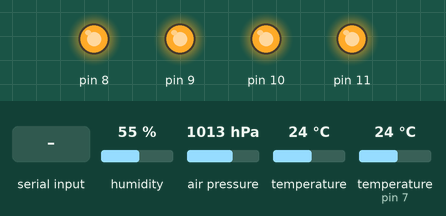
Simulated run of this sketch. Board: Arduino Uno, built with avr-gcc and run on an emulated ATmega328P. On the bench: output pins drawn as LEDs (lit = HIGH). The test bench sets the inputs (shaded band); at power-on: humidity 55 %, air pressure 1013 hPa, temperature 24 °C, temperature (sensor on pin 7) 24 °C. What the sketch prints to the serial monitor is not drawn.

Above: at 1.2 s.
1.3 s: "1" received over Serial
At 3.3 s:
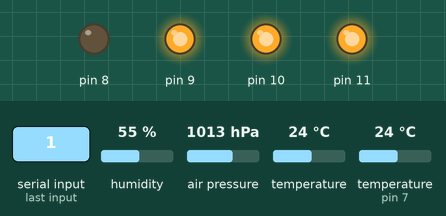
3.7 s: "2" received over Serial
At 5.6 s:
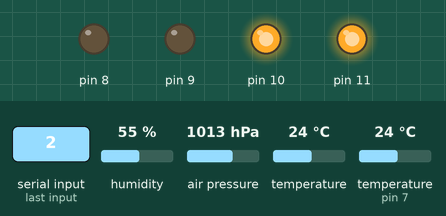
5.9 s: "3" received over Serial
At 7.1 s:
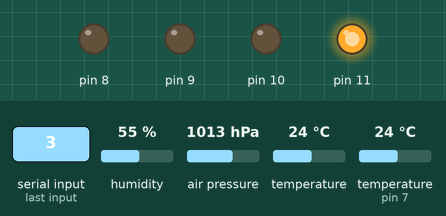
8.0 s: "4" received over Serial
At 9.6 s:
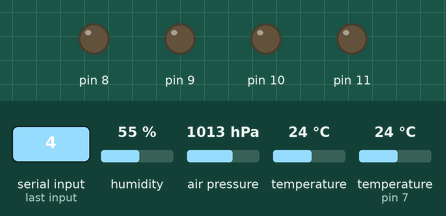
10.2 s: "1" received over Serial
At 12.0 s:
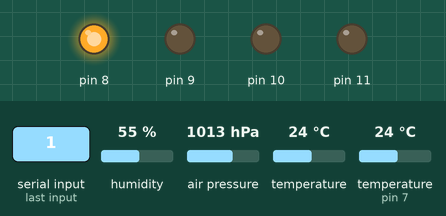
12.4 s: "2" received over Serial
At 14.5 s:
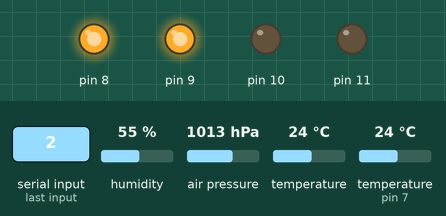
Timing chart, 0 to 15.6 s (numbered marks = the images above; inputs shaded):
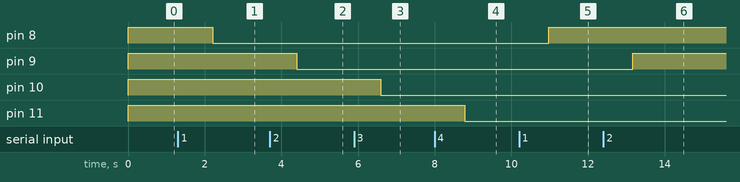

Measured:
- after the input at 1.3 s, pin 8: HIGH → LOW after 0.91 s
- after the input at 3.7 s, pin 9: HIGH → LOW after 0.70 s
- after the input at 5.9 s, pin 10: HIGH → LOW after 0.69 s
- after the input at 8.0 s, pin 11: HIGH → LOW after 0.78 s
- after the input at 10.2 s, pin 8: LOW → HIGH after 0.77 s
- after the input at 12.4 s, pin 9: LOW → HIGH after 0.76 s

The sketch:

sketch_jun27a.ino
```cpp
#include <dht11.h>
#include <SFE_BMP180.h>
#include <Wire.h>

dht11 DHT11;
#define DHT11PIN 7 //bmp180已经占用2号端口
SFE_BMP180 pressure;// 创建一个气压计对象

void setup()
{
  Serial.begin(9600);
  pressure.begin();
  pinMode(8,OUTPUT);
  pinMode(9,OUTPUT);
  pinMode(10,OUTPUT);
  pinMode(11,OUTPUT);
  digitalWrite(8, HIGH);
  digitalWrite(9, HIGH);
  digitalWrite(10, HIGH);
  digitalWrite(11, HIGH);
}

void loop()
{
  //Serial.print("DHT11 LIBRARY VERSION: ");
  //Serial.println(DHT11LIB_VERSION);

  int chk = DHT11.read(DHT11PIN);
  double p,t;
  int myval;

  //串口控制继电器,输入 1 2 3 4 分别控制
  myval = Serial.read();
  if(myval=='1')
    {
      if(digitalRead(8)==HIGH)
       digitalWrite(8, LOW);
      else
       digitalWrite(8, HIGH);
    }
   if(myval=='2')
    {
      if(digitalRead(9)==HIGH)
       digitalWrite(9, LOW);
      else
       digitalWrite(9, HIGH);
    }
   if(myval=='3')
    {
      if(digitalRead(10)==HIGH)
       digitalWrite(10, LOW);
      else
       digitalWrite(10, HIGH);
    }
   if(myval=='4')
    {
      if(digitalRead(11)==HIGH)
       digitalWrite(11, LOW);
      else
       digitalWrite(11, HIGH);
    }


  Serial.print("\nRead sensor: ");
  switch (chk)
  {
    case DHTLIB_OK:
                Serial.println("OK");
                break;
    case DHTLIB_ERROR_CHECKSUM:
                Serial.println("Checksum error");
                break;
    case DHTLIB_ERROR_TIMEOUT:
                Serial.println("Time out error");
                break;
    default:
                Serial.println("Unknown error");
                break;
  }

  Serial.print("Humidity (%): ");
  Serial.println((float)DHT11.humidity, 2);

  Serial.print("Temperature (oC): ");
  Serial.println((float)DHT11.temperature, 2);

  Serial.print("Temperature (oF): ");
  Serial.println(Fahrenheit(DHT11.temperature), 2);

  Serial.print("Temperature (K): ");
  Serial.println(Kelvin(DHT11.temperature), 2);

  Serial.print("Dew Point (oC): ");
  Serial.println(dewPoint(DHT11.temperature, DHT11.humidity));

  Serial.print("Dew PointFast (oC): ");
  Serial.println(dewPointFast(DHT11.temperature, DHT11.humidity));

  //bmp180
  p = getP();// 获得一个气压值
  Serial.print("Atmospheric pressure: ");
  if (p >= 0.0) Serial.print(" "); // 调整正数显示格式
  Serial.print(p,1);
  Serial.print(" hPa ");

  t = getT();// 获得一个温度值
  Serial.print("temperature: ");
  Serial.print(t,1);
  Serial.println(" degrees");

  delay(2000);
}

double Fahrenheit(double celsius)
{
        return 1.8 * celsius + 32;
}    //摄氏温度度转化为华氏温度

double Kelvin(double celsius)
{
        return celsius + 273.15;
}     //摄氏温度转化为开氏温度

// 露点（点在此温度时，空气饱和并产生露珠）
// 参考: [url=http://wahiduddin.net/calc/density_algorithms.htm]http://wahiduddin.net/calc/density_algorithms.htm[/url]
double dewPoint(double celsius, double humidity)
{
        double A0= 373.15/(273.15 + celsius);
        double SUM = -7.90298 * (A0-1);
        SUM += 5.02808 * log10(A0);
        SUM += -1.3816e-7 * (pow(10, (11.344*(1-1/A0)))-1) ;
        SUM += 8.1328e-3 * (pow(10,(-3.49149*(A0-1)))-1) ;
        SUM += log10(1013.246);
        double VP = pow(10, SUM-3) * humidity;
        double T = log(VP/0.61078);   // temp var
        return (241.88 * T) / (17.558-T);
}

// 快速计算露点，速度是5倍dewPoint()
// 参考: [url=http://en.wikipedia.org/wiki/Dew_point]http://en.wikipedia.org/wiki/Dew_point[/url]
double dewPointFast(double celsius, double humidity)
{
        double a = 17.271;
        double b = 237.7;
        double temp = (a * celsius) / (b + celsius) + log(humidity/100);
        double Td = (b * temp) / (a - temp);
        return Td;
}

double getP()
{
  char status;
  double T,P,p0,a;
  // You must first get a temperature measurement to perform a pressure reading.
  // Start a temperature measurement:
  // If request is successful, the number of ms to wait is returned.
  // If request is unsuccessful, 0 is returned.
  status = pressure.startTemperature();
  if (status != 0)
  {
    // Wait for the measurement to complete:
    delay(status);
    // Retrieve the completed temperature measurement:
    // Note that the measurement is stored in the variable T.
    // Use '&T' to provide the address of T to the function.
    // Function returns 1 if successful, 0 if failure.

    status = pressure.getTemperature(T);
    if (status != 0)
    {
      // Start a pressure measurement:
      // The parameter is the oversampling setting, from 0 to 3 (highest res, longest wait).
      // If request is successful, the number of ms to wait is returned.
      // If request is unsuccessful, 0 is returned.
      status = pressure.startPressure(3);
      if (status != 0)
      {
        // Wait for the measurement to complete:
        delay(status);
        // Retrieve the completed pressure measurement:
        // Note that the measurement is stored in the variable P.
        // Use '&P' to provide the address of P.
        // Note also that the function requires the previous temperature measurement (T).
        // (If temperature is stable, you can do one temperature measurement for a number of pressure measurements.)
        // Function returns 1 if successful, 0 if failure.
        status = pressure.getPressure(P,T);
        if (status != 0)
        {
          return P;
        }
        else Serial.println("error retrieving pressure measurement\n");
      }
      else Serial.println("error starting pressure measurement\n");
    }
    else Serial.println("error retrieving temperature measurement\n");
  }
  else Serial.println("error starting temperature measurement\n");
}

double getT()
{
  char status;
  double T,p0;
  status = pressure.startTemperature();
  if (status != 0)
  {
    delay(status);
    status = pressure.getTemperature(T);
    if (status != 0)
    {
      status = pressure.startPressure(3);
      return T;
    }
    else Serial.println("error retrieving temperature measurement\n");
  }
  else Serial.println("error starting temperature measurement\n");
}
```
